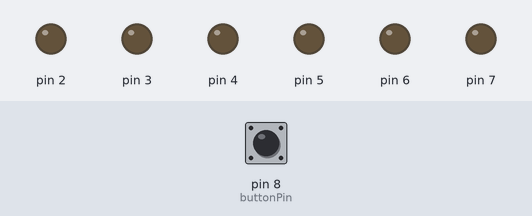
A sketch run on a simulated Arduino Uno, built with avr-gcc and run on an emulated ATmega328P. Parts: output pins drawn as LEDs (lit = HIGH). The test bench sets the inputs (shaded band); at power-on: pin 8 (buttonPin) LOW.

Above: at 1.2 s.
1.3 s: pin 8 (buttonPin) pulled HIGH for 0.15 s
At 2.7 s:
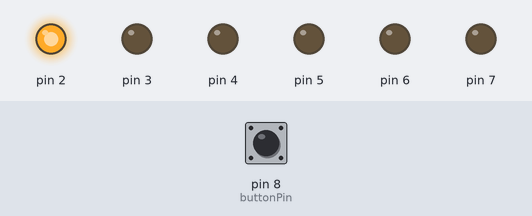
At 4.2 s:
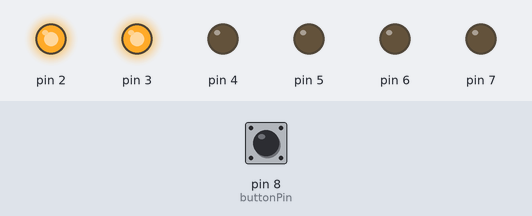
Timing chart, 0 to 12.8 s (numbered marks = the images above; inputs shaded):
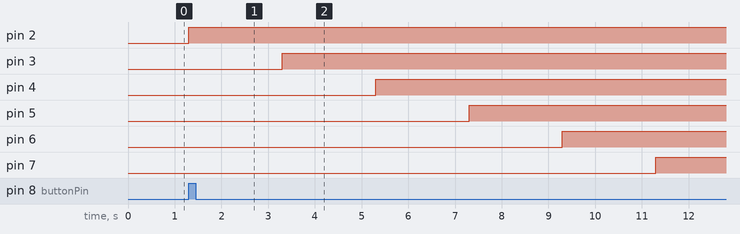

Measured:
- after the input at 1.3 s, pin 2: LOW → HIGH at once; pin 3: LOW → HIGH after 2.0 s; pin 4: LOW → HIGH after 4.0 s; pin 5: LOW → HIGH after 6.0 s; pin 6: LOW → HIGH after 8.0 s

The sketch:

Amplifier-trigger.ino
```cpp
int i = 0;
int buttonState = 0;
const int buttonPin = 8;

void setup() {
  Serial.begin(9600);
  for(i = 2; i < 8; i++) {
    pinMode(i, OUTPUT);
  }
    pinMode(buttonPin, INPUT);
}
void loop() {
  buttonState = digitalRead(buttonPin);
  if(buttonState == HIGH) {
    for(i = 2; i< 8; i++) {
      digitalWrite(i, HIGH);
      delay(2000);
    }
  }
}
```
